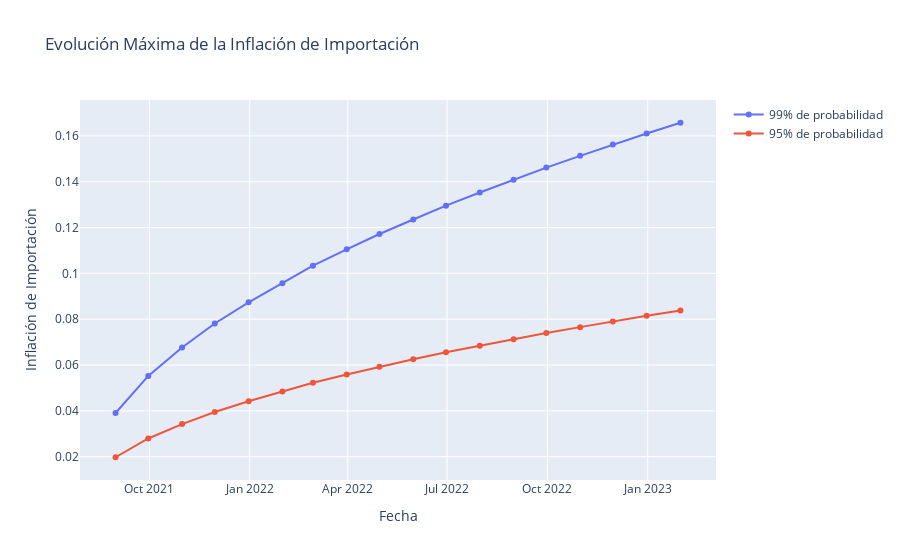

Notebook code cell kept with this figure:
### Code cell
fig4 = go.Figure(
    data=[
        go.Scatter(
            name="99% de probabilidad",
            x=df4.index,
            y=df4['99%'],
            #offsetgroup=0,
        ),
        go.Scatter(
            name="95% de probabilidad",
            x=df4.index,
            y=df4['95%'],
            #offsetgroup=1,
            #base=df2["RS_Cum1"],
        )
    ],
    layout=go.Layout(
        title="Evolución Máxima de la Inflación de Importación",
        yaxis_title="Inflación de Importación",xaxis_title="Fecha"
        #template='plotly_dark'
    )
)
fig4.show()

### Figure 1 — Plotly figure (JSON) as saved in the notebook; plotly's stock layout.template omitted (floating-point values rounded to 4 significant figures)
{"data": [{"name": "99% de probabilidad", "type": "scatter", "x": ["2021-08-31T00:00:00", "2021-09-30T00:00:00", "2021-10-31T00:00:00", "2021-11-30T00:00:00", "2021-12-31T00:00:00", "2022-01-31T00:00:00", "2022-02-28T00:00:00", "2022-03-31T00:00:00", "2022-04-30T00:00:00", "2022-05-31T00:00:00", "2022-06-30T00:00:00", "2022-07-31T00:00:00", "2022-08-31T00:00:00", "2022-09-30T00:00:00", "2022-10-31T00:00:00", "2022-11-30T00:00:00", "2022-12-31T00:00:00", "2023-01-31T00:00:00"], "y": [0.03907, 0.05525, 0.06767, 0.07813, 0.08736, 0.09569, 0.1034, 0.1105, 0.1172, 0.1235, 0.1296, 0.1353, 0.1409, 0.1462, 0.1513, 0.1563, 0.1611, 0.1658]}, {"name": "95% de probabilidad", "type": "scatter", "x": ["2021-08-31T00:00:00", "2021-09-30T00:00:00", "2021-10-31T00:00:00", "2021-11-30T00:00:00", "2021-12-31T00:00:00", "2022-01-31T00:00:00", "2022-02-28T00:00:00", "2022-03-31T00:00:00", "2022-04-30T00:00:00", "2022-05-31T00:00:00", "2022-06-30T00:00:00", "2022-07-31T00:00:00", "2022-08-31T00:00:00", "2022-09-30T00:00:00", "2022-10-31T00:00:00", "2022-11-30T00:00:00", "2022-12-31T00:00:00", "2023-01-31T00:00:00"], "y": [0.01976, 0.02795, 0.03423, 0.03953, 0.04419, 0.04841, 0.05229, 0.0559, 0.05929, 0.0625, 0.06555, 0.06847, 0.07126, 0.07395, 0.07655, 0.07906, 0.08149, 0.08385]}], "layout": {"title": {"text": "Evolución Máxima de la Inflación de Importación"}, "xaxis": {"title": {"text": "Fecha"}}, "yaxis": {"title": {"text": "Inflación de Importación"}}}}
